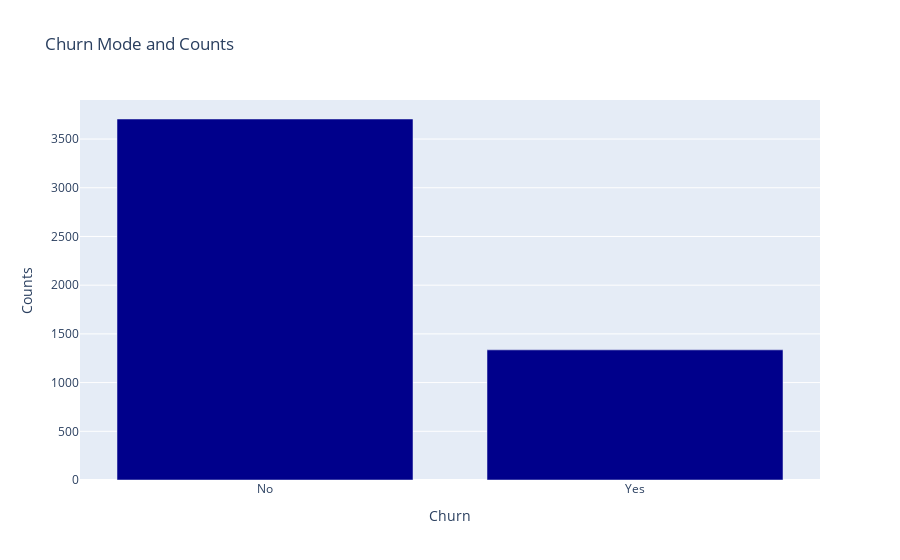

Notebook cell for this chart:
### Code cell
# Create a bar plot to visualize the counts
fig = go.Figure(go.Bar(x=churn_counts.index, y=churn_counts.values, marker=dict(color='darkblue')))

# Update layout 
fig.update_layout(title='Churn Mode and Counts', xaxis_title='Churn', yaxis_title='Counts')

# Display the plot
fig.show()

### Figure 1 — Plotly figure (JSON) as saved in the notebook; plotly's stock layout.template omitted (floating-point values rounded to 4 significant figures)
{"data": [{"marker": {"color": "darkblue"}, "type": "bar", "x": ["No", "Yes"], "y": [3706, 1336]}], "layout": {"title": {"text": "Churn Mode and Counts"}, "xaxis": {"title": {"text": "Churn"}}, "yaxis": {"title": {"text": "Counts"}}}}
